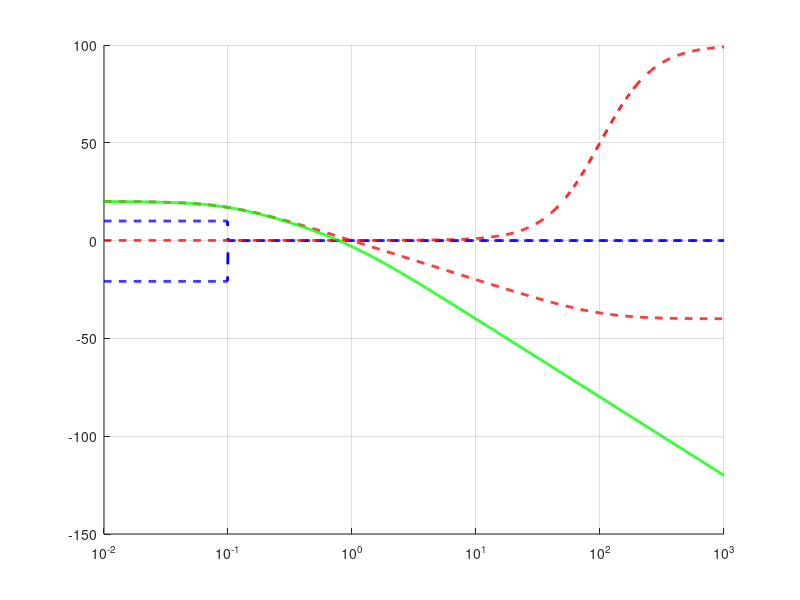
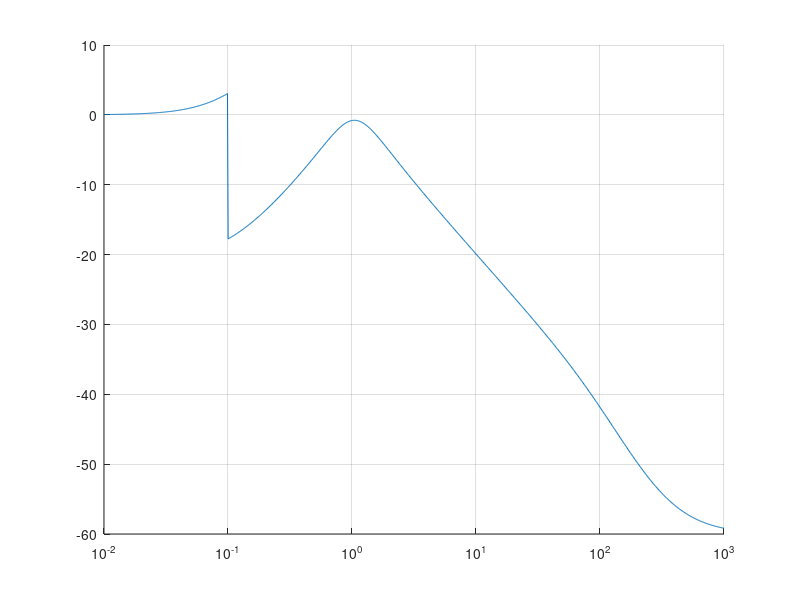
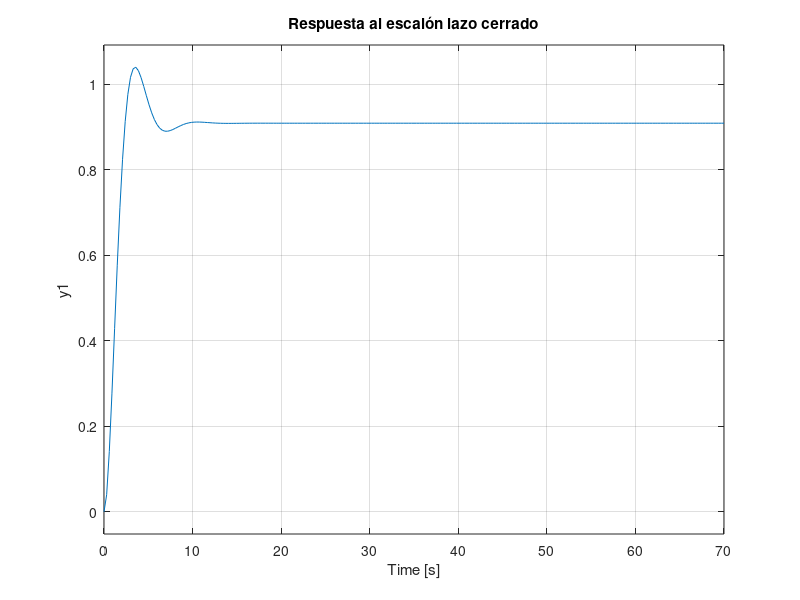

MATLAB code to generate these figures, in order:
% Script para diseño de controlador por loopshaping

% % % % % % % % % % % % % % % % % % % % 
% Teorema:
% % % % % % % % % % % % % % % % % % % % 
% Condicion necesaria y suficiente para performance robusta:
% || |WdS| + |WsT| || <= 1
% Ws -> W(delta)
% - - - - - - - - - - - - - - - - - - - - 

close all; clc;
s = tf('s');

% % % % % % % % % % % % % % % % % % % % 
% DATOS
% % % % % % % % % % % % % % % % % % % % 

ww = logspace(-2, 3, 1000); % vector de frecuencias
G0 = 1/(s*(s+1)); % Planta nominal
deltaIncertidumbrePlanta = [-1:0.5:1];

% Incertidumbre Wd (performance nominal)
wd_resp=10.*ones(size(ww));wd_resp=wd_resp.*(ww<0.1)+ 0.001*(ww>=0.1);

% Incertidumbre Wm (estabilidad robusta)
wm = 100*(s+0.1)/(s+100);
wm_resp=freqresp(wm,ww);wm_resp=reshape(wm_resp,size(ww));

% Controlador K = L0/G0
L0 = 10;
L0 = 10/(s);
L0 = 10/((s+1)*(s/0.1+1));
% L0 = K*G0;
L0_resp=freqresp(L0,ww);L0_resp=reshape(L0_resp,size(ww));

% - - - - - - - - - - - - - - - - - - - - 

T=L0_resp./(1+L0_resp); % Sensibilidad complementaria
S=1-T; % Sensibilidad

% % % % % % % % % % % % % % % % % % % % 
% Performance nominal y estabilidad robusta
% % % % % % % % % % % % % % % % % % % % 
% regionTop=20*log10(real(wd_resp)); regA0dbIndex=find(regionA<=0,1);regionA=regionA(1:regA0dbIndex);
regionA=20*log10(1./(1+abs(wd_resp)));
regionB=20*log10(1./abs(wm_resp));

fig = figure(); hold on; grid on; screenSize = get(0, 'ScreenSize');
set(fig, 'Position', [0 0 screenSize(3) screenSize(4)]);
set(gca, 'XScale', 'log');  % hago el eje logaritmico
semilogx(ww(1:length(wd_resp)), real(wd_resp), 'b--','linewidth',2);
semilogx(ww(1:length(regionA)), real(regionA), 'b--','linewidth',2);
semilogx(ww(1:length(regionB)), real(regionB), 'r--','linewidth',2);
semilogx(ww(1:length(wm_resp)), real(wm_resp), 'r--','linewidth',2);
semilogx(ww(1:length(abs(L0_resp))), real(20*log10(L0_resp)), 'g','linewidth',2);

% - - - - - - - - - - - - - - - - - - - - 

% % % % % % % % % % % % % % % % % % % % 
% Performance robusta
% % % % % % % % % % % % % % % % % % % % 
cond_perf_robust=20*log10(abs(S.*wd_resp)+abs(T.*wm_resp));

fig = figure(); hold on; grid on; screenSize = get(0, 'ScreenSize');
set(fig, 'Position', [0 0 screenSize(3) screenSize(4)]);
set(gca, 'XScale', 'log');  % hago el eje logaritmico
semilogx(ww, cond_perf_robust);

% Lleno las áreas con rojo donde la curva no cumple la condicion
% TODO
% - - - - - - - - - - - - - - - - - - - - 

% % % % % % % % % % % % % % % % % % % % 
% Respuesta al escalón
% % % % % % % % % % % % % % % % % % % % 

% Step response of the closed-loop system (T = L0/(1+L0))
T_closed_loop = L0 / (1 + L0);
figure; hold on;
step(T_closed_loop); grid on;
title('Respuesta al escalón lazo cerrado');

% - - - - - - - - - - - - - - - - - - - - 